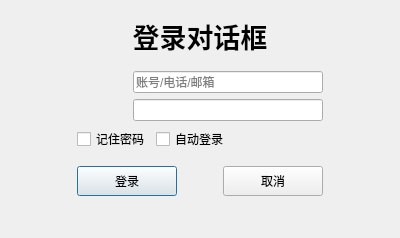
<?xml version="1.0" encoding="UTF-8"?>
<ui version="4.0">
 <class>Dialog</class>
 <widget class="QDialog" name="Dialog">
  <property name="geometry">
   <rect>
    <x>0</x>
    <y>0</y>
    <width>400</width>
    <height>238</height>
   </rect>
  </property>
  <property name="windowTitle">
   <string>Dialog</string>
  </property>
  <layout class="QGridLayout" name="gridLayout">
   <item row="0" column="1">
    <layout class="QVBoxLayout" name="verticalLayout_2">
     <item>
      <spacer name="verticalSpacer_3">
       <property name="orientation">
        <enum>Qt::Vertical</enum>
       </property>
       <property name="sizeHint" stdset="0">
        <size>
         <width>17</width>
         <height>14</height>
        </size>
       </property>
      </spacer>
     </item>
     <item>
      <widget class="QLabel" name="label_title">
       <property name="font">
        <font>
         <pointsize>20</pointsize>
         <weight>75</weight>
         <bold>true</bold>
        </font>
       </property>
       <property name="text">
        <string>登录对话框</string>
       </property>
       <property name="alignment">
        <set>Qt::AlignCenter</set>
       </property>
      </widget>
     </item>
     <item>
      <spacer name="verticalSpacer_2">
       <property name="orientation">
        <enum>Qt::Vertical</enum>
       </property>
       <property name="sizeHint" stdset="0">
        <size>
         <width>17</width>
         <height>18</height>
        </size>
       </property>
      </spacer>
     </item>
     <item>
      <layout class="QVBoxLayout" name="verticalLayout">
       <item>
        <layout class="QHBoxLayout" name="horizontalLayout_3">
         <item>
          <widget class="QLabel" name="label_account">
           <property name="minimumSize">
            <size>
             <width>50</width>
             <height>0</height>
            </size>
           </property>
           <property name="maximumSize">
            <size>
             <width>40</width>
             <height>40</height>
            </size>
           </property>
           <property name="text">
            <string/>
           </property>
           <property name="pixmap">
            <pixmap resource="img.qrc">:/img/user.png</pixmap>
           </property>
           <property name="scaledContents">
            <bool>true</bool>
           </property>
          </widget>
         </item>
         <item>
          <widget class="QLineEdit" name="lineEdit_account">
           <property name="placeholderText">
            <string>账号/电话/邮箱</string>
           </property>
          </widget>
         </item>
        </layout>
       </item>
       <item>
        <layout class="QHBoxLayout" name="horizontalLayout_4">
         <item>
          <widget class="QLabel" name="label_passwd">
           <property name="minimumSize">
            <size>
             <width>50</width>
             <height>0</height>
            </size>
           </property>
           <property name="maximumSize">
            <size>
             <width>40</width>
             <height>40</height>
            </size>
           </property>
           <property name="text">
            <string/>
           </property>
           <property name="scaledContents">
            <bool>true</bool>
           </property>
          </widget>
         </item>
         <item>
          <widget class="QLineEdit" name="lineEdit_passwd">
           <property name="echoMode">
            <enum>QLineEdit::Password</enum>
           </property>
          </widget>
         </item>
        </layout>
       </item>
      </layout>
     </item>
     <item>
      <layout class="QHBoxLayout" name="horizontalLayout">
       <item>
        <widget class="QCheckBox" name="checkBox_passwd">
         <property name="text">
          <string>记住密码</string>
         </property>
        </widget>
       </item>
       <item>
        <widget class="QCheckBox" name="checkBox_auto">
         <property name="text">
          <string>自动登录</string>
         </property>
        </widget>
       </item>
       <item>
        <spacer name="horizontalSpacer_4">
         <property name="orientation">
          <enum>Qt::Horizontal</enum>
         </property>
         <property name="sizeHint" stdset="0">
          <size>
           <width>40</width>
           <height>20</height>
          </size>
         </property>
        </spacer>
       </item>
      </layout>
     </item>
     <item>
      <spacer name="verticalSpacer">
       <property name="orientation">
        <enum>Qt::Vertical</enum>
       </property>
       <property name="sizeHint" stdset="0">
        <size>
         <width>17</width>
         <height>17</height>
        </size>
       </property>
      </spacer>
     </item>
     <item>
      <layout class="QHBoxLayout" name="horizontalLayout_2">
       <item>
        <widget class="QPushButton" name="pushButton_login">
         <property name="minimumSize">
          <size>
           <width>100</width>
           <height>30</height>
          </size>
         </property>
         <property name="text">
          <string>登录</string>
         </property>
        </widget>
       </item>
       <item>
        <spacer name="horizontalSpacer">
         <property name="orientation">
          <enum>Qt::Horizontal</enum>
         </property>
         <property name="sizeHint" stdset="0">
          <size>
           <width>40</width>
           <height>20</height>
          </size>
         </property>
        </spacer>
       </item>
       <item>
        <widget class="QPushButton" name="pushButton_logout">
         <property name="minimumSize">
          <size>
           <width>100</width>
           <height>30</height>
          </size>
         </property>
         <property name="text">
          <string>取消</string>
         </property>
        </widget>
       </item>
      </layout>
     </item>
     <item>
      <spacer name="verticalSpacer_4">
       <property name="orientation">
        <enum>Qt::Vertical</enum>
       </property>
       <property name="sizeHint" stdset="0">
        <size>
         <width>20</width>
         <height>40</height>
        </size>
       </property>
      </spacer>
     </item>
    </layout>
   </item>
   <item row="0" column="0">
    <spacer name="horizontalSpacer_2">
     <property name="orientation">
      <enum>Qt::Horizontal</enum>
     </property>
     <property name="sizeHint" stdset="0">
      <size>
       <width>40</width>
       <height>20</height>
      </size>
     </property>
    </spacer>
   </item>
   <item row="0" column="2">
    <spacer name="horizontalSpacer_3">
     <property name="orientation">
      <enum>Qt::Horizontal</enum>
     </property>
     <property name="sizeHint" stdset="0">
      <size>
       <width>40</width>
       <height>20</height>
      </size>
     </property>
    </spacer>
   </item>
  </layout>
 </widget>
 <resources>
  <include location="img.qrc"/>
 </resources>
 <connections>
  <connection>
   <sender>pushButton_logout</sender>
   <signal>clicked()</signal>
   <receiver>Dialog</receiver>
   <slot>reject()</slot>
   <hints>
    <hint type="sourcelabel">
     <x>357</x>
     <y>288</y>
    </hint>
    <hint type="destinationlabel">
     <x>472</x>
     <y>240</y>
    </hint>
   </hints>
  </connection>
 </connections>
</ui>
